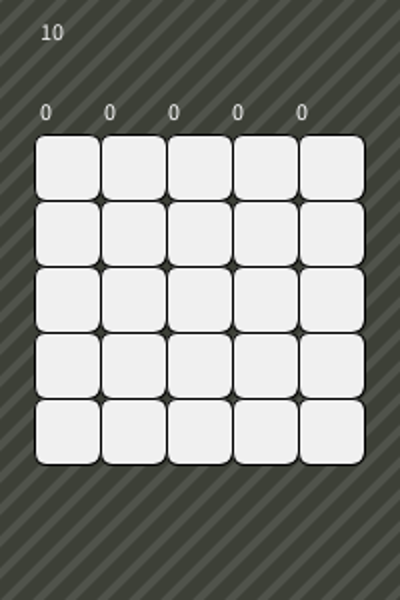
Frame 1 (no input)
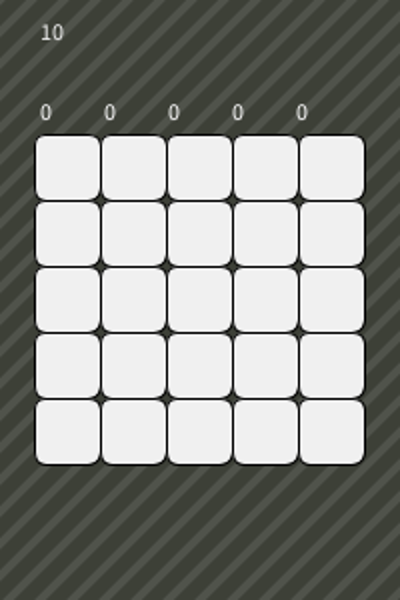
Frame 60 (the mouse pressed at the canvas centre just before this capture)
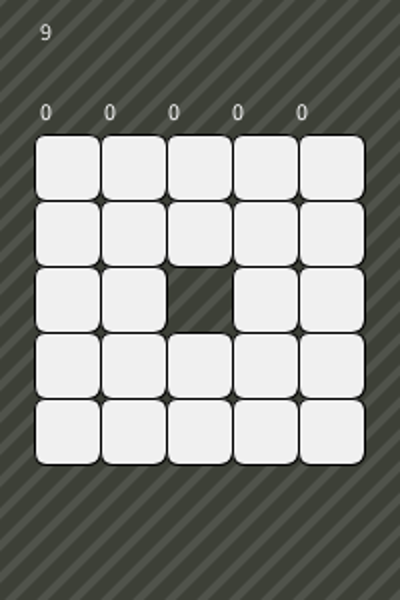
Frame 120 (the mouse held since frame 60 and released just before this capture)

The Processing sketch that drew these frames (run headless with seeded random() and noise(); from frame 60 on, the mouse is pressed at the canvas centre):

// Processing sketch: pixelGrid
// ── pixelGrid.pde
int pixelSize = 2;

int gridWidth = 5;
int gridHeight = 5;
int borderGrid = 16;

int colorBall[] = {
  #FF003C, 
  #FF8A00, 
  #FABE28, 
  #88C100, 
  #00C176
};

boolean activeGrid[][];
int levelVal[][];
int ballsCount[];
int moves;
int money;

PGraphics render;

void setup() {
  size(400, 600);
  initGame();
  render = createGraphics(width/pixelSize, height/pixelSize);
}

void draw() {
  render.beginDraw();
  render.noSmooth();
  drawBackground();
  drawGrid();
  drawGui();
  render.endDraw();
  noSmooth();
  image(render, 0, 0, width, height);
}

void keyPressed() {
  if (key == 'g') createLevel();
}

void mousePressed() {
  if (moves <= 0) return;
  int w = render.width;
  int h = render.height;
  int size = min((w-borderGrid*2)/gridWidth, (h-borderGrid*2)/gridHeight);
  int dx = (w-(gridWidth*size))/2;
  int dy = (h-(gridHeight*size))/2;
  int mx = mouseX/pixelSize;
  int my = mouseY/pixelSize;

  int px = (mx-dx)/size;
  int py = (my-dy)/size; 
  if (mx < dx || my < dy || px >= gridWidth || py >= gridHeight || !activeGrid[px][py]) return; 

  moves--;
  activeGrid[px][py] = false;

  int form = levelVal[px][py];
  boolean getForm = true;
  for (int j = 0; j < gridHeight; j++) {
    for (int i = 0; i < gridWidth; i++) {
      if (levelVal[i][j] == form && activeGrid[i][j]) {
        getForm = false;
      }
    }
  }
  if (getForm) {
    ballsCount[form-1]++;
  }
}

void initGame() {
  ballsCount = new int[colorBall.length];
  createLevel();
}

void createLevel() {
  activeGrid = new boolean[gridWidth][gridHeight];
  levelVal = new int[gridWidth][gridHeight];
  moves = 10; 

  for (int j = 0; j < gridHeight; j++) {
    for (int i = 0; i < gridWidth; i++) {
      activeGrid[i][j] = true;
      levelVal[i][j] = 0;
    }
  }

  for (int i = 0; i < 3; i++) {
    int form = int(random(colorBall.length))+1;
    if (formExist(form)) continue;
    if (form == 1) {
      addFormLevel(form, 0, 0, 1, 0, 0, 1, 1, 1);
    }
    if (form == 2) {
      addFormLevel(form, 0, 0, 0, 1, 0, 2, 0, 3);
    }  
    if (form == 3) {
      addFormLevel(form, 0, 0, 1, 1, 2, 2, 3, 3);
    }
    if (form == 4) {
      addFormLevel(form, 0, 0, -1, 1, 0, 1, 1, 1);
    }
    if (form == 5) {
      addFormLevel(form, 0, 0, 1, 0, 1, 1, 2, 1);
    }
  }
}

boolean formExist(int form) {
  for (int j = 0; j < gridHeight; j++) {
    for (int i = 0; i < gridWidth; i++) {
      if (levelVal[i][j] == form) return true;
    }
  }
  return false;
}


void addFormLevel(int form, int... pos) {
  int minX = gridWidth;
  int maxX = 0;
  int minY = gridHeight;
  int maxY = 0;

  for (int i = 0; i < pos.length; i+=2) {
    minX = min(minX, pos[i]); 
    maxX = max(maxX, pos[i]);
    minY = min(minY, pos[i+1]); 
    maxY = max(maxY, pos[i+1]);
  }

  if (minX >= 0) minX = 0;
  else minX = abs(minX);

  if (minY >= 0) minY = 0;
  else minY = abs(minY);

  if (maxX < 0) maxX = gridWidth;
  else maxX = gridWidth-maxX;

  if (maxY < 0) maxY = gridHeight;
  else maxY = gridHeight-maxY;

  int xx = int(random(minX, maxX));
  int yy = int(random(minY, maxY));

  boolean add = true;
  for (int i = 0; i < pos.length; i+=2) {
    if (levelVal[xx+pos[i]][yy+pos[i+1]] > 0) {
      add = false;
      continue;
    }
  }

  if (add) {
    for (int i = 0; i < pos.length; i+=2) {
      levelVal[xx+pos[i]][yy+pos[i+1]] = form;
    }
  }
}

void drawBackground() {
  render.background(#3D4037);

  int sep = 16; 
  render.stroke(#50534b);
  /*
  for (int j = -(frameCount/3)%sep; j < render.height+sep; j+= sep) {
   for (int i = -(frameCount/3)%sep; i < render.width+sep; i+= sep) {
   render.line(i-2, j, i+2, j);
   render.line(i, j-2, i, j+2);
   }
   }*/
  render.strokeWeight(4);

  for (int i = - (frameCount/4)%sep; i < render.width+render.height; i+= sep) {
    render.line(-2, i, i, -2);
  }
  render.strokeWeight(1);
}

void drawGrid() {
  int w = render.width;
  int h = render.height;
  int size = min((w-borderGrid*2)/gridWidth, (h-borderGrid*2)/gridHeight);
  int dx = (w-(gridWidth*size))/2;
  int dy = (h-(gridHeight*size))/2;
  for (int j = 0; j < gridHeight; j++) {
    for (int i = 0; i < gridWidth; i++) {
      render.stroke(0);
      render.fill(240);//, 100);
      if (activeGrid[i][j]) {
        render.rect(i*size+dx, j*size+dy, size, size, size*0.2);
      } else 
        if (levelVal[i][j] > 0) {
        //render.stroke(bri(colorBall[levelVal[i][j]], -180));
        render.fill(colorBall[levelVal[i][j]-1]);
        render.ellipse((i+0.5)*size+dx, (j+0.5)*size+dy, size*0.6, size*0.6);
        render.noStroke();
        render.fill(bri(colorBall[levelVal[i][j]-1], 24));
        render.ellipse((i+0.5)*size+dx+size*0.1, (j+0.5)*size+dy-size*0.1, size*0.2, size*0.2);
      }
    }
  }
  render.text(moves, 20, 20);
}

void drawGui() {
  for (int i = 0; i < ballsCount.length; i++) {
    render.fill(250);
    render.text(ballsCount[i], 20+i*32, 60);
  }
}


color bri(int col, float val) {
  return color(red(col)+val, green(col)+val, blue(col)+val, alpha(col));
}
